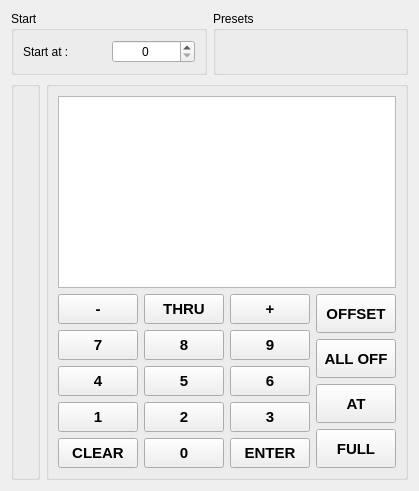
      <widget class="QWidget" name="tabFaders">
       <attribute name="title">
        <string>Faders</string>
       </attribute>
       <layout class="QVBoxLayout" name="verticalLayout">
        <item>
         <layout class="QHBoxLayout" name="horizontalLayout_3">
          <item>
           <widget class="QGroupBox" name="groupBox_4">
            <property name="focusPolicy">
             <enum>Qt::FocusPolicy::NoFocus</enum>
            </property>
            <property name="title">
             <string>Start</string>
            </property>
            <layout class="QHBoxLayout" name="horizontalLayout_2">
             <item>
              <widget class="QLabel" name="label_5">
               <property name="focusPolicy">
                <enum>Qt::FocusPolicy::NoFocus</enum>
               </property>
               <property name="text">
                <string>Start at :</string>
               </property>
              </widget>
             </item>
             <item>
              <widget class="QSpinBox" name="sbFadersStart">
               <property name="focusPolicy">
                <enum>Qt::FocusPolicy::ClickFocus</enum>
               </property>
               <property name="alignment">
                <set>Qt::AlignmentFlag::AlignCenter</set>
               </property>
              </widget>
             </item>
            </layout>
           </widget>
          </item>
          <item>
           <widget class="QGroupBox" name="gbPresets">
            <property name="focusPolicy">
             <enum>Qt::FocusPolicy::NoFocus</enum>
            </property>
            <property name="title">
             <string>Presets</string>
            </property>
           </widget>
          </item>
         </layout>
        </item>
        <item>
         <layout class="QHBoxLayout" name="horizontalLayout_9">
          <item>
           <widget class="QGroupBox" name="gbFaders">
            <property name="sizePolicy">
             <sizepolicy hsizetype="Expanding" vsizetype="MinimumExpanding">
              <horstretch>0</horstretch>
              <verstretch>0</verstretch>
             </sizepolicy>
            </property>
            <property name="focusPolicy">
             <enum>Qt::FocusPolicy::NoFocus</enum>
            </property>
            <property name="title">
             <string/>
            </property>
           </widget>
          </item>
          <item>
           <widget class="QGroupBox" name="gbKeypad">
            <property name="sizePolicy">
             <sizepolicy hsizetype="Minimum" vsizetype="Preferred">
              <horstretch>0</horstretch>
              <verstretch>0</verstretch>
             </sizepolicy>
            </property>
            <property name="focusPolicy">
             <enum>Qt::FocusPolicy::NoFocus</enum>
            </property>
            <property name="title">
             <string/>
            </property>
            <layout class="QVBoxLayout" name="verticalLayout_8">
             <item>
              <widget class="CommandLineWidget" name="teCommandline">
               <property name="focusPolicy">
                <enum>Qt::FocusPolicy::StrongFocus</enum>
               </property>
               <property name="plainText">
                <string/>
               </property>
              </widget>
             </item>
             <item>
              <layout class="QHBoxLayout" name="keypadLayout">
               <item>
                <layout class="QVBoxLayout" name="entryLayout">
                 <item>
                  <layout class="QHBoxLayout" name="rangeLayout">
                   <item>
                    <widget class="QPushButton" name="kMinus">
                     <property name="sizePolicy">
                      <sizepolicy hsizetype="Minimum" vsizetype="Minimum">
                       <horstretch>0</horstretch>
                       <verstretch>0</verstretch>
                      </sizepolicy>
                     </property>
                     <property name="minimumSize">
                      <size>
                       <width>30</width>
                       <height>30</height>
                      </size>
                     </property>
                     <property name="font">
                      <font>
                       <family>Arial</family>
                       <pointsize>11</pointsize>
                       <bold>true</bold>
                      </font>
                     </property>
                     <property name="focusPolicy">
                      <enum>Qt::FocusPolicy::NoFocus</enum>
                     </property>
                     <property name="text">
                      <string>-</string>
                     </property>
                    </widget>
                   </item>
                   <item>
                    <widget class="QPushButton" name="kThru">
                     <property name="sizePolicy">
                      <sizepolicy hsizetype="Minimum" vsizetype="Minimum">
                       <horstretch>0</horstretch>
                       <verstretch>0</verstretch>
                      </sizepolicy>
                     </property>
                     <property name="minimumSize">
                      <size>
                       <width>30</width>
                       <height>30</height>
                      </size>
                     </property>
                     <property name="font">
                      <font>
                       <family>Arial</family>
                       <pointsize>11</pointsize>
                       <bold>true</bold>
                      </font>
                     </property>
                     <property name="focusPolicy">
                      <enum>Qt::FocusPolicy::NoFocus</enum>
                     </property>
                     <property name="text">
                      <string>THRU</string>
                     </property>
                    </widget>
                   </item>
                   <item>
                    <widget class="QPushButton" name="kAnd">
                     <property name="sizePolicy">
                      <sizepolicy hsizetype="Minimum" vsizetype="Minimum">
                       <horstretch>0</horstretch>
                       <verstretch>0</verstretch>
                      </sizepolicy>
                     </property>
                     <property name="minimumSize">
                      <size>
                       <width>30</width>
                       <height>30</height>
                      </size>
                     </property>
                     <property name="font">
                      <font>
                       <family>Arial</family>
                       <pointsize>11</pointsize>
                       <bold>true</bold>
                      </font>
                     </property>
                     <property name="focusPolicy">
                      <enum>Qt::FocusPolicy::NoFocus</enum>
                     </property>
                     <property name="text">
                      <string>+</string>
                     </property>
                    </widget>
                   </item>
                  </layout>
                 </item>
                 <item>
                  <layout class="QGridLayout" name="numerialLayout">
                   <item row="3" column="0">
                    <widget class="QPushButton" name="k7">
                     <property name="sizePolicy">
                      <sizepolicy hsizetype="Minimum" vsizetype="Minimum">
                       <horstretch>0</horstretch>
                       <verstretch>0</verstretch>
                      </sizepolicy>
                     </property>
                     <property name="minimumSize">
                      <size>
                       <width>30</width>
                       <height>30</height>
                      </size>
                     </property>
                     <property name="font">
                      <font>
                       <family>Arial</family>
                       <pointsize>11</pointsize>
                       <bold>true</bold>
                      </font>
                     </property>
                     <property name="focusPolicy">
                      <enum>Qt::FocusPolicy::NoFocus</enum>
                     </property>
                     <property name="text">
                      <string>7</string>
                     </property>
                    </widget>
                   </item>
                   <item row="3" column="1">
                    <widget class="QPushButton" name="k8">
                     <property name="sizePolicy">
                      <sizepolicy hsizetype="Minimum" vsizetype="Minimum">
                       <horstretch>0</horstretch>
                       <verstretch>0</verstretch>
                      </sizepolicy>
                     </property>
                     <property name="minimumSize">
                      <size>
                       <width>30</width>
                       <height>30</height>
                      </size>
                     </property>
                     <property name="font">
                      <font>
                       <family>Arial</family>
                       <pointsize>11</pointsize>
                       <bold>true</bold>
                      </font>
                     </property>
                     <property name="focusPolicy">
                      <enum>Qt::FocusPolicy::NoFocus</enum>
                     </property>
                     <property name="text">
                      <string>8</string>
                     </property>
                    </widget>
                   </item>
                   <item row="3" column="2">
                    <widget class="QPushButton" name="k9">
                     <property name="sizePolicy">
                      <sizepolicy hsizetype="Minimum" vsizetype="Minimum">
                       <horstretch>0</horstretch>
                       <verstretch>0</verstretch>
                      </sizepolicy>
                     </property>
                     <property name="minimumSize">
                      <size>
                       <width>30</width>
                       <height>30</height>
                      </size>
                     </property>
                     <property name="font">
                      <font>
                       <family>Arial</family>
                       <pointsize>11</pointsize>
                       <bold>true</bold>
                      </font>
                     </property>
                     <property name="focusPolicy">
                      <enum>Qt::FocusPolicy::NoFocus</enum>
                     </property>
                     <property name="text">
                      <string>9</string>
                     </property>
                    </widget>
                   </item>
                   <item row="4" column="0">
                    <widget class="QPushButton" name="k4">
                     <property name="sizePolicy">
                      <sizepolicy hsizetype="Minimum" vsizetype="Minimum">
                       <horstretch>0</horstretch>
                       <verstretch>0</verstretch>
                      </sizepolicy>
                     </property>
                     <property name="minimumSize">
                      <size>
                       <width>30</width>
                       <height>30</height>
                      </size>
                     </property>
                     <property name="font">
                      <font>
                       <family>Arial</family>
                       <pointsize>11</pointsize>
                       <bold>true</bold>
                      </font>
                     </property>
                     <property name="focusPolicy">
                      <enum>Qt::FocusPolicy::NoFocus</enum>
                     </property>
                     <property name="text">
                      <string>4</string>
                     </property>
                    </widget>
                   </item>
                   <item row="4" column="1">
                    <widget class="QPushButton" name="k5">
                     <property name="sizePolicy">
                      <sizepolicy hsizetype="Minimum" vsizetype="Minimum">
                       <horstretch>0</horstretch>
                       <verstretch>0</verstretch>
                      </sizepolicy>
                     </property>
                     <property name="minimumSize">
                      <size>
                       <width>30</width>
                       <height>30</height>
                      </size>
                     </property>
                     <property name="font">
                      <font>
                       <family>Arial</family>
                       <pointsize>11</pointsize>
                       <bold>true</bold>
                      </font>
                     </property>
                     <property name="focusPolicy">
                      <enum>Qt::FocusPolicy::NoFocus</enum>
                     </property>
                     <property name="text">
                      <string>5</string>
                     </property>
                    </widget>
                   </item>
                   <item row="4" column="2">
                    <widget class="QPushButton" name="k6">
                     <property name="sizePolicy">
                      <sizepolicy hsizetype="Minimum" vsizetype="Minimum">
                       <horstretch>0</horstretch>
                       <verstretch>0</verstretch>
                      </sizepolicy>
                     </property>
                     <property name="minimumSize">
                      <size>
                       <width>30</width>
                       <height>30</height>
                      </size>
                     </property>
                     <property name="font">
                      <font>
                       <family>Arial</family>
                       <pointsize>11</pointsize>
                       <bold>true</bold>
                      </font>
                     </property>
                     <property name="focusPolicy">
                      <enum>Qt::FocusPolicy::NoFocus</enum>
                     </property>
                     <property name="text">
                      <string>6</string>
                     </property>
                    </widget>
                   </item>
                   <item row="5" column="0">
                    <widget class="QPushButton" name="k1">
                     <property name="sizePolicy">
                      <sizepolicy hsizetype="Minimum" vsizetype="Minimum">
                       <horstretch>0</horstretch>
                       <verstretch>0</verstretch>
                      </sizepolicy>
                     </property>
                     <property name="minimumSize">
                      <size>
                       <width>30</width>
                       <height>30</height>
                      </size>
                     </property>
                     <property name="font">
                      <font>
                       <family>Arial</family>
                       <pointsize>11</pointsize>
                       <bold>true</bold>
                      </font>
                     </property>
                     <property name="focusPolicy">
                      <enum>Qt::FocusPolicy::NoFocus</enum>
                     </property>
                     <property name="text">
                      <string>1</string>
                     </property>
                    </widget>
                   </item>
                   <item row="5" column="2">
                    <widget class="QPushButton" name="k3">
                     <property name="sizePolicy">
                      <sizepolicy hsizetype="Minimum" vsizetype="Minimum">
                       <horstretch>0</horstretch>
                       <verstretch>0</verstretch>
                      </sizepolicy>
                     </property>
                     <property name="minimumSize">
                      <size>
                       <width>30</width>
                       <height>30</height>
                      </size>
                     </property>
                     <property name="font">
                      <font>
                       <family>Arial</family>
                       <pointsize>11</pointsize>
                       <bold>true</bold>
                      </font>
                     </property>
                     <property name="focusPolicy">
                      <enum>Qt::FocusPolicy::NoFocus</enum>
                     </property>
                     <property name="text">
                      <string>3</string>
                     </property>
                    </widget>
                   </item>
                   <item row="5" column="1">
                    <widget class="QPushButton" name="k2">
                     <property name="sizePolicy">
                      <sizepolicy hsizetype="Minimum" vsizetype="Minimum">
                       <horstretch>0</horstretch>
                       <verstretch>0</verstretch>
                      </sizepolicy>
                     </property>
                     <property name="minimumSize">
                      <size>
                       <width>30</width>
                       <height>30</height>
                      </size>
                     </property>
                     <property name="font">
                      <font>
                       <family>Arial</family>
                       <pointsize>11</pointsize>
                       <bold>true</bold>
                      </font>
                     </property>
                     <property name="focusPolicy">
                      <enum>Qt::FocusPolicy::NoFocus</enum>
                     </property>
                     <property name="text">
                      <string>2</string>
                     </property>
                    </widget>
                   </item>
                   <item row="6" column="1">
                    <widget class="QPushButton" name="k0">
                     <property name="sizePolicy">
                      <sizepolicy hsizetype="Minimum" vsizetype="Minimum">
                       <horstretch>0</horstretch>
                       <verstretch>0</verstretch>
                      </sizepolicy>
                     </property>
                     <property name="minimumSize">
                      <size>
                       <width>30</width>
                       <height>30</height>
                      </size>
                     </property>
                     <property name="font">
                      <font>
                       <family>Arial</family>
                       <pointsize>11</pointsize>
                       <bold>true</bold>
                      </font>
                     </property>
                     <property name="focusPolicy">
                      <enum>Qt::FocusPolicy::NoFocus</enum>
                     </property>
                     <property name="text">
                      <string>0</string>
                     </property>
                    </widget>
                   </item>
                   <item row="6" column="0">
                    <widget class="QPushButton" name="kClear">
                     <property name="sizePolicy">
                      <sizepolicy hsizetype="Minimum" vsizetype="Minimum">
                       <horstretch>0</horstretch>
                       <verstretch>0</verstretch>
                      </sizepolicy>
                     </property>
                     <property name="minimumSize">
                      <size>
                       <width>30</width>
                       <height>30</height>
                      </size>
                     </property>
                     <property name="font">
                      <font>
                       <family>Arial</family>
                       <pointsize>11</pointsize>
                       <bold>true</bold>
                      </font>
                     </property>
                     <property name="focusPolicy">
                      <enum>Qt::FocusPolicy::NoFocus</enum>
                     </property>
                     <property name="text">
                      <string>CLEAR</string>
                     </property>
                    </widget>
                   </item>
                   <item row="6" column="2">
                    <widget class="QPushButton" name="kEnter">
                     <property name="sizePolicy">
                      <sizepolicy hsizetype="Minimum" vsizetype="Minimum">
                       <horstretch>0</horstretch>
                       <verstretch>0</verstretch>
                      </sizepolicy>
                     </property>
                     <property name="minimumSize">
                      <size>
                       <width>30</width>
                       <height>30</height>
                      </size>
                     </property>
                     <property name="font">
                      <font>
                       <family>Arial</family>
                       <pointsize>11</pointsize>
                       <bold>true</bold>
                      </font>
                     </property>
                     <property name="focusPolicy">
                      <enum>Qt::FocusPolicy::NoFocus</enum>
                     </property>
                     <property name="text">
                      <string>ENTER</string>
                     </property>
                    </widget>
                   </item>
                  </layout>
                 </item>
                </layout>
               </item>
               <item>
                <layout class="QGridLayout" name="actionLayout">
                 <item row="2" column="0">
                  <widget class="QPushButton" name="kAt">
                   <property name="sizePolicy">
                    <sizepolicy hsizetype="Minimum" vsizetype="Minimum">
                     <horstretch>0</horstretch>
                     <verstretch>0</verstretch>
                    </sizepolicy>
                   </property>
                   <property name="minimumSize">
                    <size>
                     <width>30</width>
                     <height>30</height>
                    </size>
                   </property>
                   <property name="font">
                    <font>
                     <family>Arial</family>
                     <pointsize>11</pointsize>
                     <bold>true</bold>
                    </font>
                   </property>
                   <property name="focusPolicy">
                    <enum>Qt::FocusPolicy::NoFocus</enum>
                   </property>
                   <property name="text">
                    <string>AT</string>
                   </property>
                  </widget>
                 </item>
                 <item row="1" column="0">
                  <widget class="QPushButton" name="kAllOff">
                   <property name="sizePolicy">
                    <sizepolicy hsizetype="Minimum" vsizetype="Minimum">
                     <horstretch>0</horstretch>
                     <verstretch>0</verstretch>
                    </sizepolicy>
                   </property>
                   <property name="minimumSize">
                    <size>
                     <width>30</width>
                     <height>30</height>
                    </size>
                   </property>
                   <property name="font">
                    <font>
                     <family>Arial</family>
                     <pointsize>11</pointsize>
                     <bold>true</bold>
                    </font>
                   </property>
                   <property name="focusPolicy">
                    <enum>Qt::FocusPolicy::NoFocus</enum>
                   </property>
                   <property name="text">
                    <string>ALL OFF</string>
                   </property>
                  </widget>
                 </item>
                 <item row="3" column="0">
                  <widget class="QPushButton" name="kFull">
                   <property name="sizePolicy">
                    <sizepolicy hsizetype="Minimum" vsizetype="Minimum">
                     <horstretch>0</horstretch>
                     <verstretch>0</verstretch>
                    </sizepolicy>
                   </property>
                   <property name="minimumSize">
                    <size>
                     <width>30</width>
                     <height>30</height>
                    </size>
                   </property>
                   <property name="font">
                    <font>
                     <family>Arial</family>
                     <pointsize>11</pointsize>
                     <bold>true</bold>
                    </font>
                   </property>
                   <property name="focusPolicy">
                    <enum>Qt::FocusPolicy::NoFocus</enum>
                   </property>
                   <property name="text">
                    <string>FULL</string>
                   </property>
                  </widget>
                 </item>
                 <item row="0" column="0">
                  <widget class="QPushButton" name="kOffset">
                   <property name="sizePolicy">
                    <sizepolicy hsizetype="Minimum" vsizetype="Minimum">
                     <horstretch>0</horstretch>
                     <verstretch>0</verstretch>
                    </sizepolicy>
                   </property>
                   <property name="minimumSize">
                    <size>
                     <width>30</width>
                     <height>30</height>
                    </size>
                   </property>
                   <property name="font">
                    <font>
                     <family>Arial</family>
                     <pointsize>11</pointsize>
                     <bold>true</bold>
                    </font>
                   </property>
                   <property name="focusPolicy">
                    <enum>Qt::FocusPolicy::NoFocus</enum>
                   </property>
                   <property name="text">
                    <string>OFFSET</string>
                   </property>
                  </widget>
                 </item>
                </layout>
               </item>
              </layout>
             </item>
            </layout>
           </widget>
          </item>
         </layout>
        </item>
       </layout>
      </widget>
